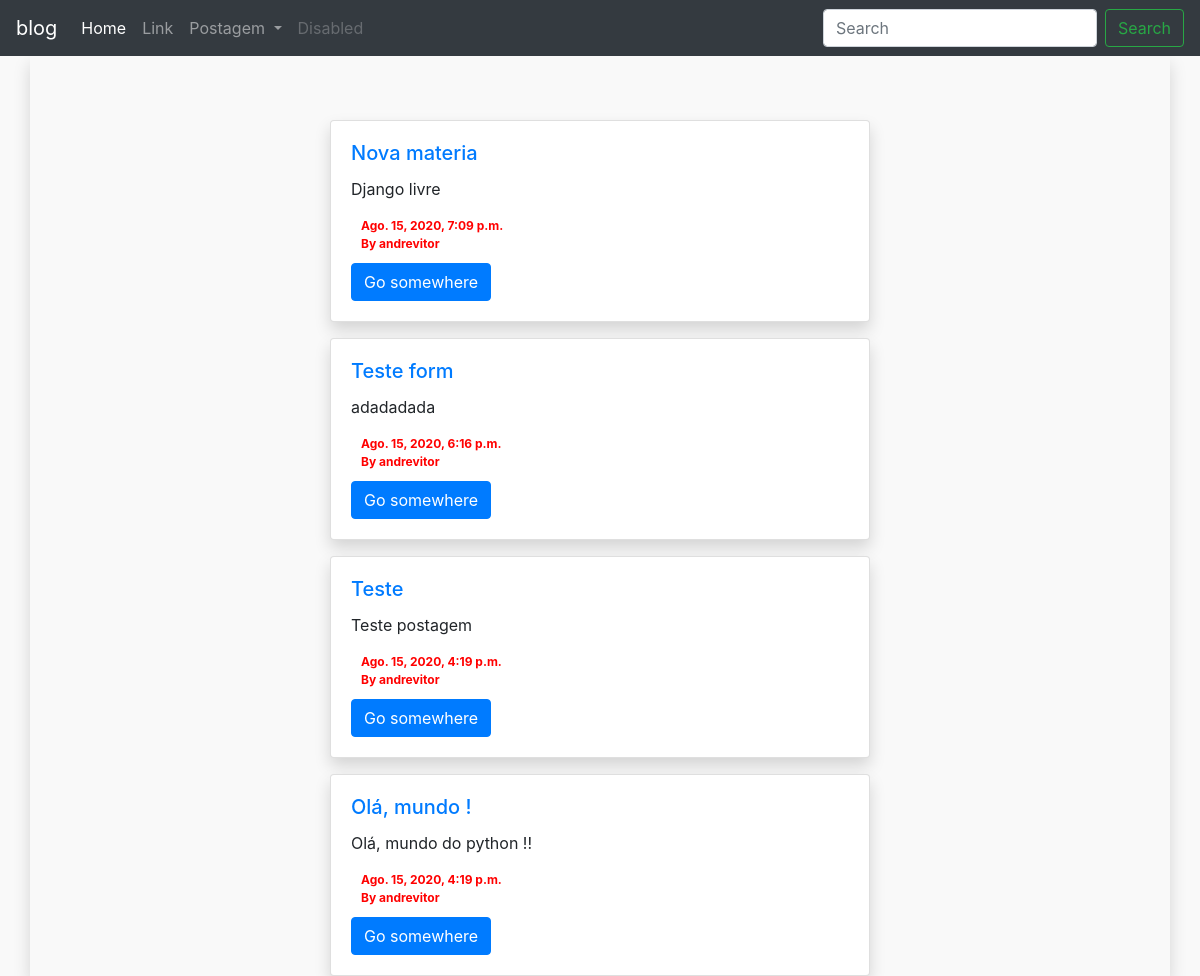
The page / on the database its author committed.
### blog/models.py (models this page shows, shortened)
class Postagem(models.Model):
	titulo = models.CharField(max_length=200)
	texto = models.TextField()
	autor = models.ForeignKey(settings.AUTH_USER_MODEL, on_delete=models.CASCADE)
	data_criacao = models.DateTimeField(default=timezone.now)
	data_publicacao = models.DateTimeField(blank=True, null=True)

### blog/views.py (the view)
# urls.py: path('', views.home, name="home"),
def home(request):
	postagens = Postagem.objects.all().order_by("-data_criacao")
	return render(request, 'home.html', {'postagens': postagens})

### blog/templates/home.html (shortened to what this page needs)
  {% extends 'base.html' %}
    {% block content %}
    <div class="container shadow">
    <div class="row">
      <div class="col-3"></div>
      <div class="col-12 col-md-6 mt-5">
        {% for postagem in postagens %}
         <div class="card shadow mt-3">
          <div class="card-body">
          <h5 class="card-title"><a href="{% url 'edicao_postagem' pk=postagem.pk %}">{{ postagem.titulo }}</a></h5>
          <p class="card-text">{{ postagem.texto }}</p>
          <div style="color: red; font-size: 12px; margin: 10px;">
          <b> {{ postagem.data_publicacao }} </b>
          <br>
          <b> By {{ postagem.autor.username }} </b>
          <br>
        </div>
          <a href="{% url 'detalhe_post' pk=postagem.pk %}" class="btn btn-primary">Go somewhere</a>
    </div>
  </div>
      {% endfor %}
    </div>
      </div>
  </div>
{% endblock %}

### blog/templates/base.html (shortened to what this page needs)
<!doctype html>
<html lang="pt-br">
  <head>
    <link rel="stylesheet" href="https://stackpath.bootstrapcdn.com/bootstrap/4.5.2/css/bootstrap.min.css">
    <link rel="stylesheet" href="https://stackpath.bootstrapcdn.com/font-awesome/4.7.0/css/font-awesome.min.css">
  </head>
  <body style="background-color: #f9f9f9;">
  <nav class="navbar navbar-expand-lg navbar navbar-dark bg-dark">
   <a class="navbar-brand" href="{% url 'home' %}">blog</a>
  <div class="collapse navbar-collapse" id="navbarSupportedContent">
    <ul class="navbar-nav mr-auto">
      <li class="nav-item active">
        <a class="nav-link" href="{% url 'home' %}">Home <span class="sr-only">(current)</span></a>
      </li>
      <li class="nav-item">
        <a class="nav-link" href="#">Link</a>
      </li>
      <li class="nav-item dropdown">
        <a class="nav-link dropdown-toggle" href="#" id="navbarDropdown" role="button" data-toggle="dropdown" aria-haspopup="true" aria-expanded="false">
          Postagem
        </a>
      </li>
      <li class="nav-item">
        <a class="nav-link disabled" href="#" tabindex="-1" aria-disabled="true">Disabled</a>
      </li>
    </ul>
    <form class="form-inline my-2 my-lg-0">
      <input class="form-control mr-sm-2" type="search" placeholder="Search" aria-label="Search">
      <button class="btn btn-outline-success my-2 my-sm-0" type="submit">Search</button>
    </form>
  </div>
</nav>
    {% block content %}
    {% endblock %}
  </body>
</html>

### rows shown on the page
Postagem: titulo "Nova materia", texto "Django livre", data_publicacao "Ago. 15, 2020, 7:09 p.m.", autor.username "andrevitor"
Postagem: titulo "Teste form", texto "adadadada", data_publicacao "Ago. 15, 2020, 6:16 p.m.", autor.username "andrevitor"
Postagem: titulo "Teste", texto "Teste postagem", data_publicacao "Ago. 15, 2020, 4:19 p.m.", autor.username "andrevitor"
Postagem: titulo "Olá, mundo !", texto "Olá, mundo do python !!", data_publicacao "Ago. 15, 2020, 4:19 p.m.", autor.username "andrevitor"
